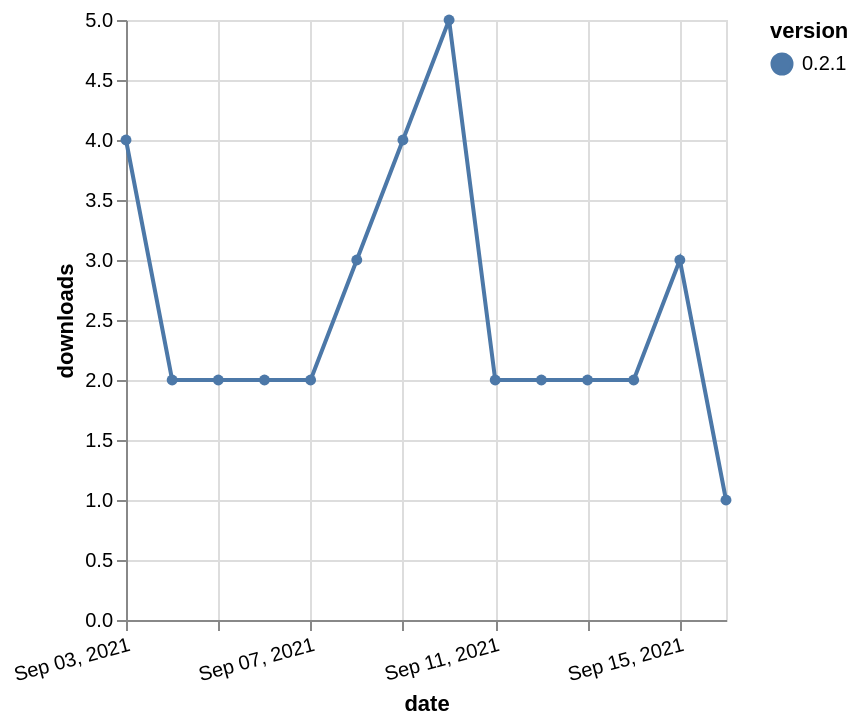

Here is the Vega-Lite specification saved for this chart:
### Vega-Lite specification from a JSON file in a GitHub repository (floating-point values rounded to 4 significant figures)
{"$schema": "https://vega.github.io/schema/vega-lite/v5.json", "description": "A simple bar chart with embedded data.", "data": {"values": [{"date": "2021-09-03", "total": 401, "delta": 4, "version": "0.2.1"}, {"date": "2021-09-04", "total": 403, "delta": 2, "version": "0.2.1"}, {"date": "2021-09-05", "total": 405, "delta": 2, "version": "0.2.1"}, {"date": "2021-09-06", "total": 407, "delta": 2, "version": "0.2.1"}, {"date": "2021-09-07", "total": 409, "delta": 2, "version": "0.2.1"}, {"date": "2021-09-08", "total": 412, "delta": 3, "version": "0.2.1"}, {"date": "2021-09-09", "total": 416, "delta": 4, "version": "0.2.1"}, {"date": "2021-09-10", "total": 421, "delta": 5, "version": "0.2.1"}, {"date": "2021-09-11", "total": 423, "delta": 2, "version": "0.2.1"}, {"date": "2021-09-12", "total": 425, "delta": 2, "version": "0.2.1"}, {"date": "2021-09-13", "total": 427, "delta": 2, "version": "0.2.1"}, {"date": "2021-09-14", "total": 429, "delta": 2, "version": "0.2.1"}, {"date": "2021-09-15", "total": 432, "delta": 3, "version": "0.2.1"}, {"date": "2021-09-16", "total": 433, "delta": 1, "version": "0.2.1"}]}, "width": "container", "mark": {"type": "line", "point": {"filled": true}}, "encoding": {"x": {"field": "date", "type": "temporal", "timeUnit": "yearmonthdate", "title": "date", "axis": {"labelAngle": -15}}, "y": {"field": "delta", "type": "quantitative", "title": "downloads"}, "color": {"field": "version", "type": "nominal"}, "tooltip": {"field": "delta"}}}
